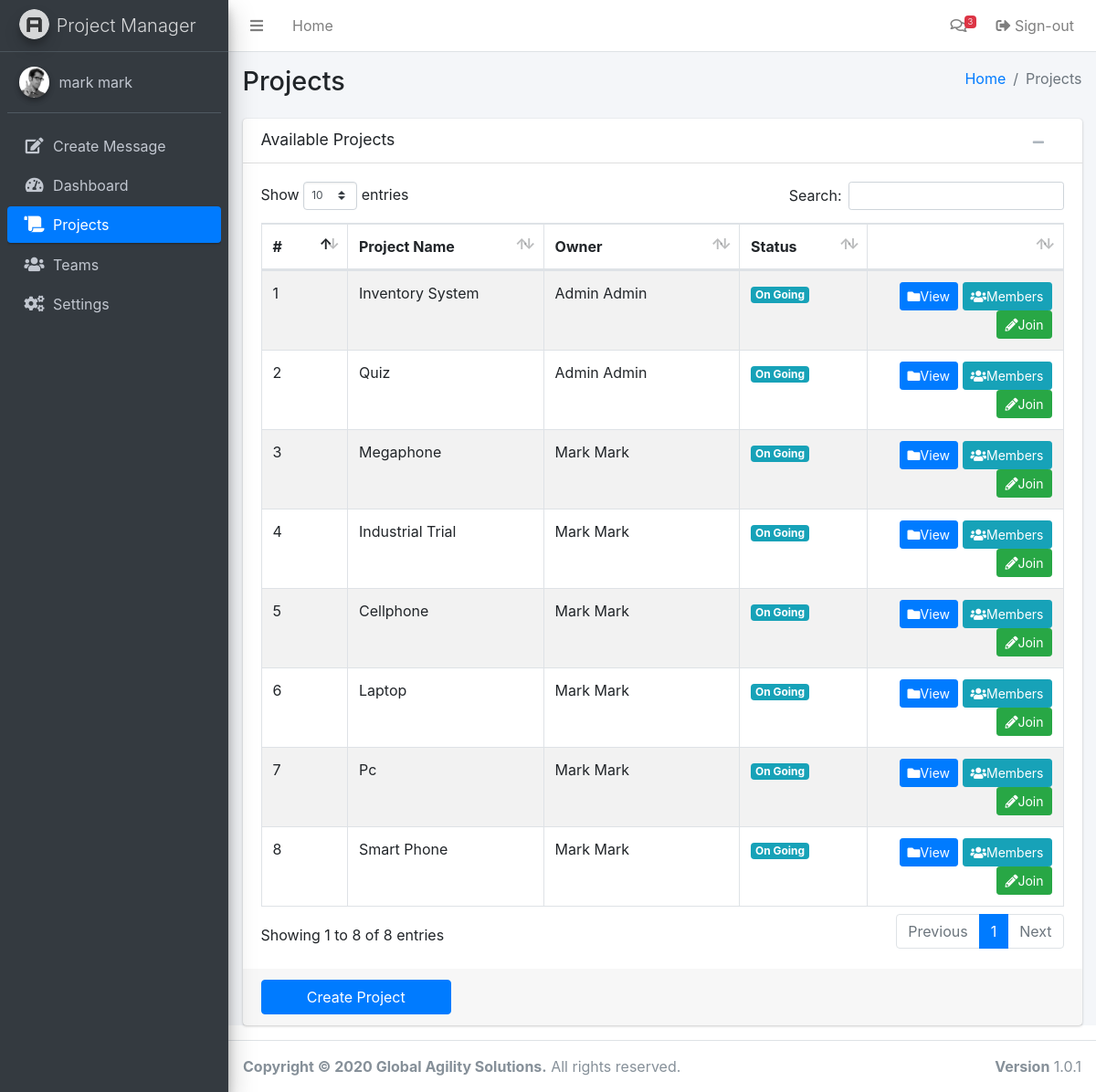
The page /myprojects.php (signed in) on the database as committed earlier.
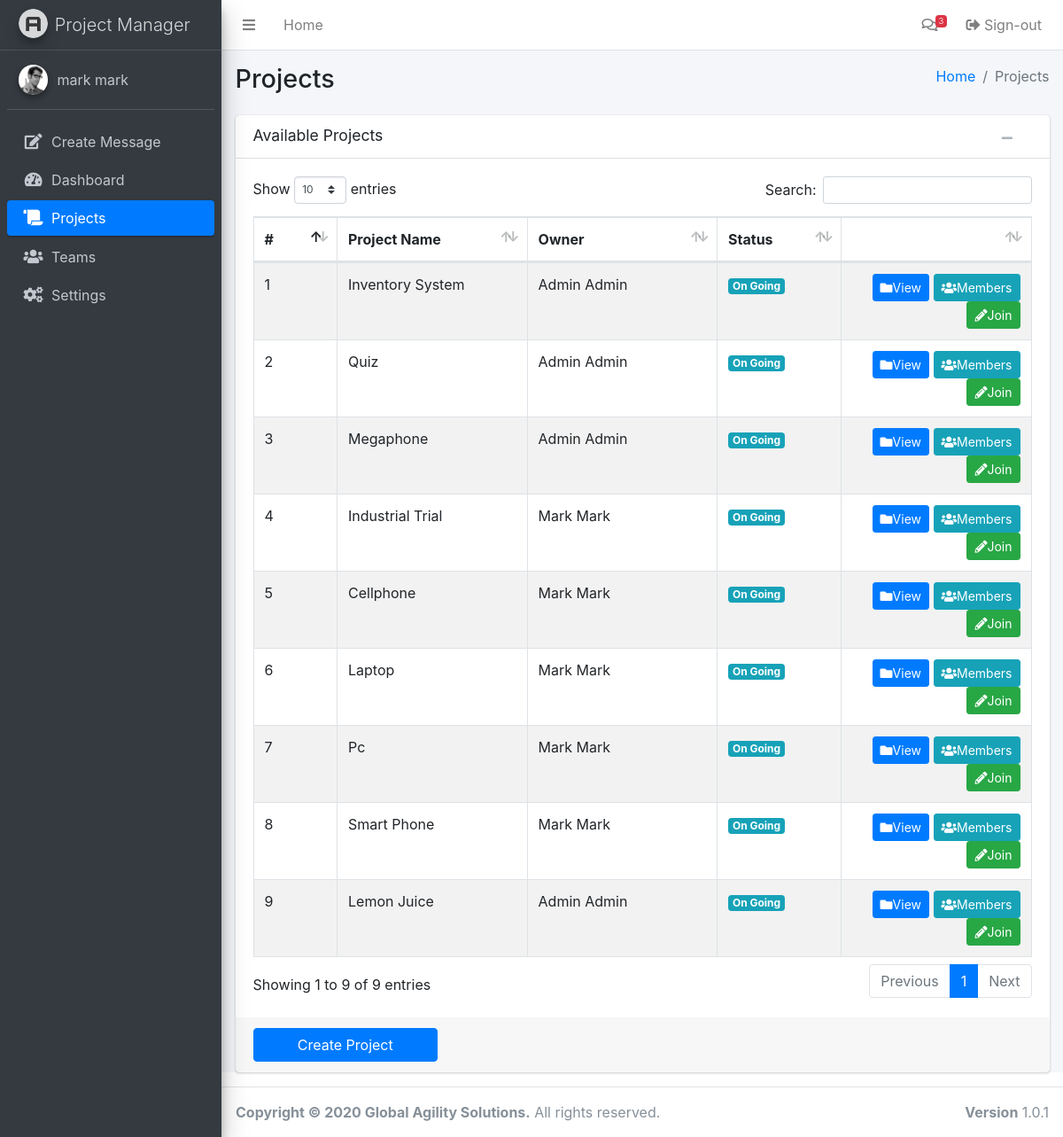
The same page on the database as committed later.
### tables this page shows
CREATE TABLE `project` (
  `id` bigint(255) NOT NULL,
  `name` varchar(100) DEFAULT NULL,
  `description` varchar(255) NOT NULL,
  `location` varchar(255) NOT NULL,
  `datestart` varchar(255) NOT NULL,
  `dateend` varchar(255) NOT NULL,
  `status` enum('on going','finished','cancellled','') NOT NULL,
  `owner` int(255) NOT NULL,
  `timestamp` timestamp(6) NOT NULL DEFAULT current_timestamp(6)
);

CREATE TABLE `users` (
  `id` int(200) NOT NULL,
  `email` varchar(255) NOT NULL,
  `password` varchar(255) NOT NULL,
  `firstname` varchar(255) NOT NULL,
  `lastname` varchar(255) NOT NULL,
  `lastlogin` timestamp(6) NULL DEFAULT NULL
);

### myprojects.php (the view, shortened to what this page needs)
<?php
  include 'includes/session.php';
  include 'includes/header.php';
?>
<body class="hold-transition sidebar-mini">
<div class="wrapper">
  <?php include 'includes/navbar.php'; ?>
  <div class="content-wrapper">
    <section class="content-header">
      <div class="container-fluid">
        <div class="row mb-2">
          <div class="col-sm-6">
            <h1>Projects</h1>
          </div>
          <div class="col-sm-6">
            <ol class="breadcrumb float-sm-right">
              <li class="breadcrumb-item"><a href="#">Home</a></li>
              <li class="breadcrumb-item active">Projects</li>
            </ol>
          </div>
        </div>
      </div>
    </section>
    <section class="content">
      <div class="container-fluid">
        <div class="card card-default">
          <div class="card-header">
            <h3 class="card-title">Available Projects</h3>
            <div class="card-tools">
              <button type="button" class="btn btn-tool" data-card-widget="collapse"><i class="fas fa-minus"></i></button>
              <button type="button" class="btn btn-tool" data-card-widget="remove"><i class="fas fa-remove"></i></button>
            </div>
          </div>
          <div class="card-body">
            <div class="row">
              <div class="col-md-12">
                <table class="table table-bordered table-striped display">
                  <thead>
                  <tr>
                    <th width="20">#</th>
                    <th width="100">Project Name</th>
                    <th width="100">Owner</th>
                    <th width="50">Status</th>
                    <th width="100"></th>
                  </tr>
                  </thead>
                  <tbody>
                  <?php
                    $allprojects = mysqli_query($conn, "SELECT *, project.id as projID from project join users on project.owner = users.id");
                    while($row = mysqli_fetch_assoc($allprojects)) {
                      if ($row['status'] == 'on going'){
                        $color ='info';
                      } elseif($row['status'] == 'finished') {
                        $color ='success';
                      } else {
                        $color ='danger';
                      }
                    ?>
                      <tr>
                        <td><?php echo ucwords($row['projID']); ?></td>
                        <td><?php echo ucwords($row['name']); ?></td>
                        <td><?php echo ucwords($row['firstname']); ?> <?php echo ucwords($row['lastname']); ?></td>
                        <td><span class="badge bg-<?php echo $color; ?>"><?php echo ucwords($row['status']); ?></span></td>
                    <td class="project-actions text-right">
                      <a class="btn btn-primary btn-sm" href='projectinfo.php?id=<?php echo $row['projID']; ?>'><i class="fas fa-folder"></i>View
                      </a>
                      <a class="btn btn-info btn-sm" href='viewmembers.php?id=<?php echo $row['projID']; ?>'><i class="fas fa-users"></i>Members
                        </a>
                      <a class="btn btn-success btn-sm" href="#"><i class="fas fa-pencil-alt"></i>Join
                      </a>
                    </td>
                  </tr>
                <?php } ?>
                  </tbody>
                </table>
              </div>
            </div>
          </div>
          <div class="card-footer">
            <div class="row">
              <div class="col-3">
              <a href="createproject.php"><button type="button" class="btn btn-block btn-primary">Create Project</button></a>
              </div>
            </div>
          </div>
        </div>
      </div>
    </section>
  </div>
  <?php include 'includes/footer.php'; ?>
</div>
</body>
</html>

Rows that differ between the two databases and show on the page:
changed project "Megaphone": users.firstname "Mark" → "Admin"; users.lastname "Mark" → "Admin"
added project: id "9", name "Lemon Juice", users.firstname "Admin", users.lastname "Admin", status "On Going"
Other text that changed with them:
text written by a page script: "Show entries Search: Showing 1 to 8 of 8 entries Previous 1 Next" → "Show entries Search: Showing 1 to 9 of 9 entries Previous 1 Next"
